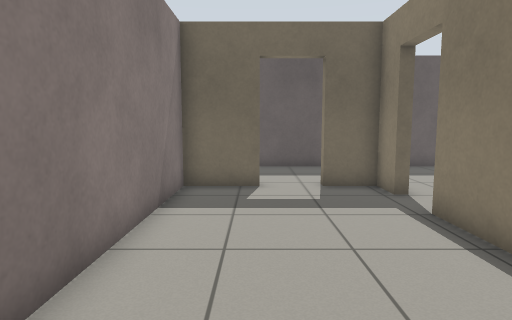
[1] (above)

16 first-person views from a walk through a Gazebo world. The camera is 0.96 m above the floor, tilts 6° down and sees 75° across. The floor is counted in squares, 0.5 m on a side. Each view is taken from the middle of a square. On the plan, view 1 faces up. The plan holds only what a view shows up to about 17 squares ahead; the rest is blank. Robots are left out.

[2]
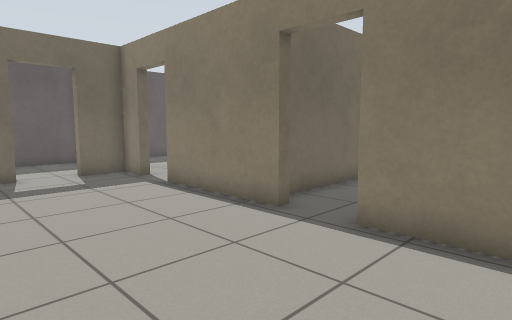

[3]
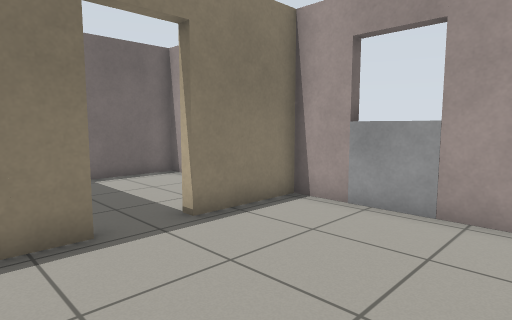

[4]
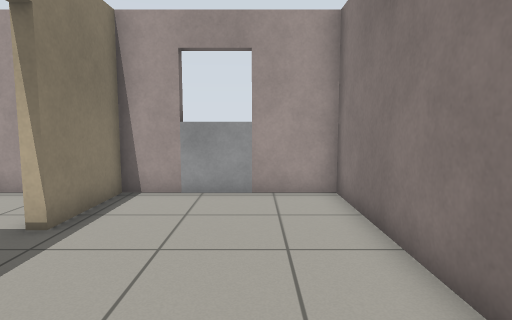

[5]
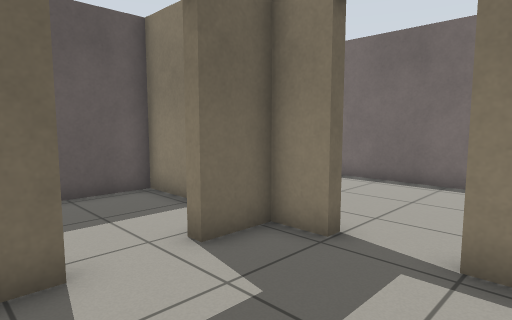

[6]
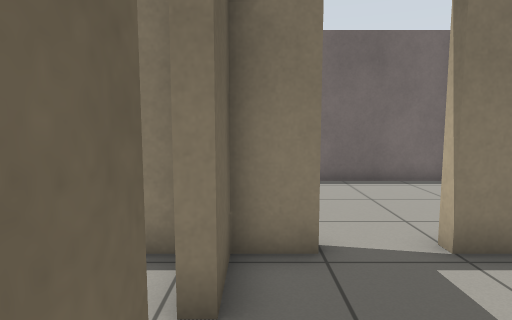

[7]
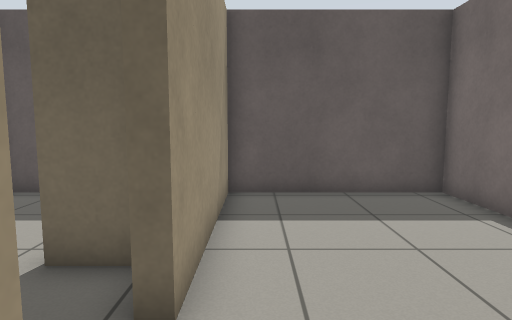

[8]
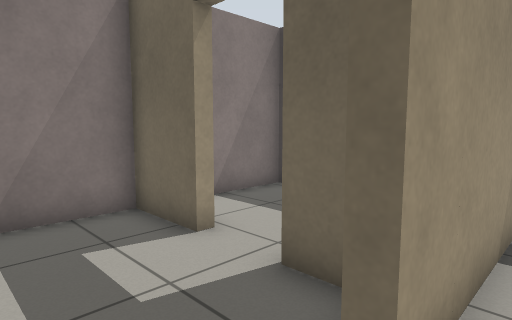

[9]
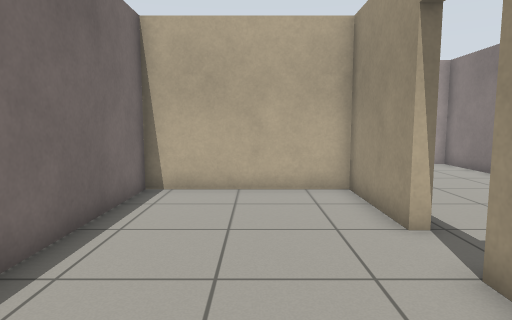

[10]
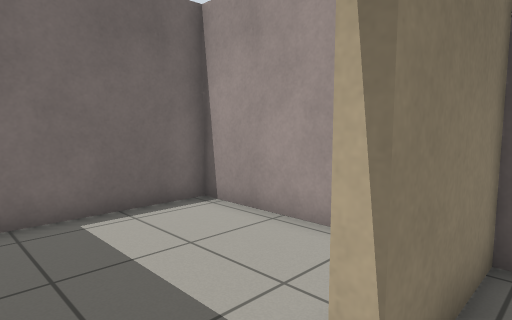

[11]
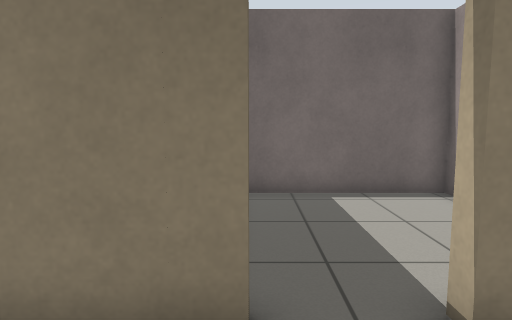

[12]
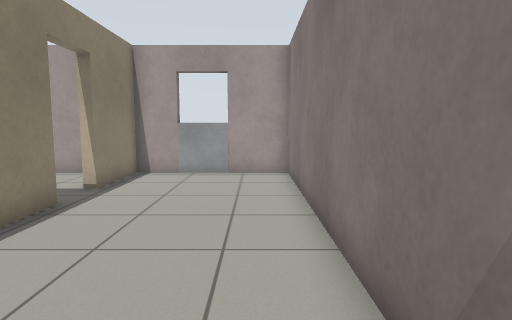

[13]
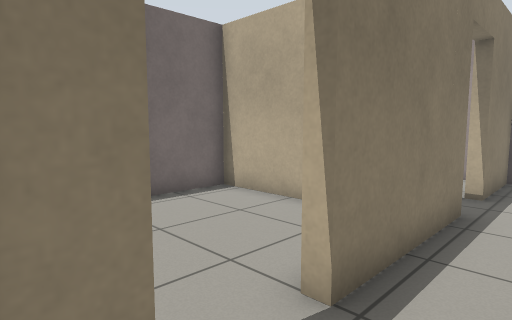

[14]
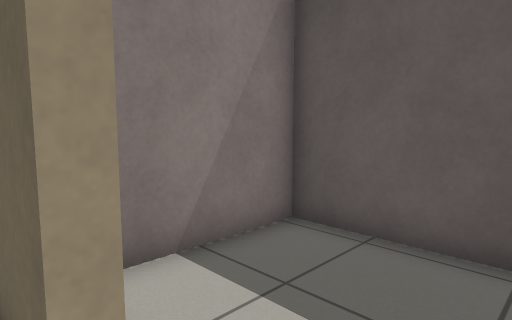

[15]
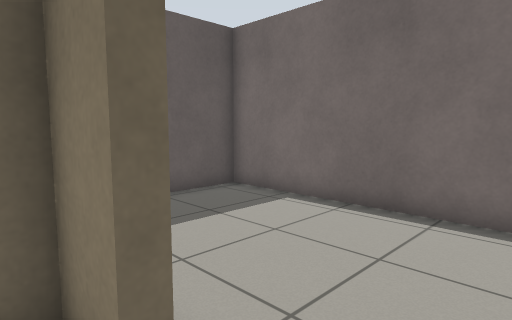

[16]
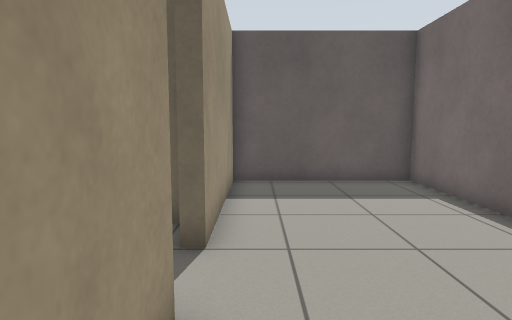

### Floor plan
Points are (right, up) in squares from view 1. A wall is a line through its corners. A room is listed if a view was taken in it or the views show most of it. See-through windows are left out.
Room 1 (views 1, 2, 3, 4, 5, 6, 10, 11, 12, 13, 14, 15)
walls: (3.8, 2.1) (3.8, 7.1); (3.8, 9.1) (3.8, 10.4) (2.1, 10.4); (0.1, 10.4) (-2.3, 10.4) (-2.3, -3.3) (0.1, -3.3); (2, -3.3) (3.8, -3.3) (3.8, 0.1)
ways out: open door at (4, 8) to room 2; open door at (4, 1) to room 3; open door at (1, 11) to room 4; open door at (1, -3)
Room 2 (views 7, 8, 9, 16)
walls: (4.2, 7.1) (4.2, 3.2) (10.3, 3.2) (10.3, 15.4) (4.2, 15.4) (4.2, 9.1)
ways out: open door at (4, 8) to room 1
Room 3 (no view inside)
walls: (9, 2.8) (5, 2.8); (4.9, -3.3) (10.3, -3.3) (10.3, 2.2)
ways out: open door at (4, 1) to room 1
Room 4 (no view inside)
walls: (3.8, 13.4) (3.8, 15.4) (-2.3, 15.4) (-2.3, 11.7); (3.8, 11.1) (3.8, 11.8)
ways out: open door at (1, 11) to room 1

Where each view was taken, in squares from view 1:
view 1: 0 up, 0 right, facing up
view 2: 3 down, 2 left, facing up-right
view 3: 4 up, 2 left, facing down-right
view 4: 6 up, 0 right, facing down
view 5: 6 up, 1 left, facing up-right
view 6: 10 up, 1 left, facing right
view 7: 6 up, 5 right, facing up
view 8: 7 up, 5 right, facing up-left
view 9: 13 up, 7 right, facing down
view 10: 2 up, 3 right, facing down-right
view 11: 2 up, 1 right, facing right
view 12: 10 up, 1 left, facing down
view 13: 10 up, 2 right, facing down-right
view 14: 10 up, 2 right, facing up-left
view 15: 7 up, 3 right, facing up-right
view 16: 4 up, 5 right, facing up
